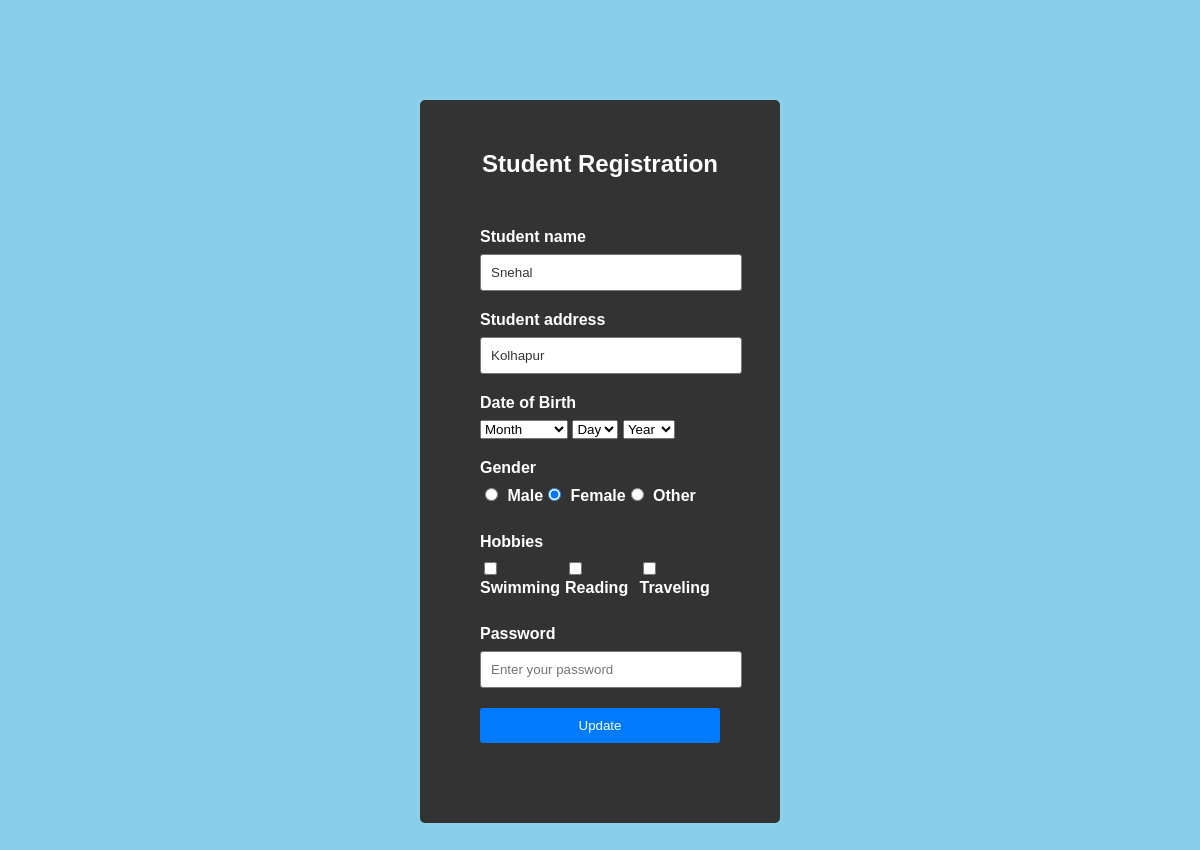
Page /edit_registration.php?action=edit_registration&student_id=4 on the committed database.
### tables this page shows
CREATE TABLE `student` (
  `student_id` int(11) NOT NULL,
  `student_name` varchar(255) NOT NULL,
  `student_address` varchar(255) NOT NULL,
  `dob` varchar(100) NOT NULL,
  `hobbies` varchar(255) NOT NULL,
  `gender` varchar(255) NOT NULL,
  `add_date` datetime DEFAULT NULL,
  `update_date` datetime DEFAULT NULL,
  `password` varchar(50) NOT NULL,
  `status` int(11) NOT NULL
);

### edit_registration.php (the view, shortened to what this page needs)
 <?php
	include('config/config.php');
	$sql = " SELECT * from student WHERE student_id='".$_GET['student_id']."'";
	$result = $conn->query($sql);
	$row = mysqli_fetch_assoc($result);
	$hobbies_arr =  explode(',',$row['hobbies']);
?>
<!DOCTYPE html>
<html lang="en">
<head>
<link rel="stylesheet" href="main.css">
</head>
<body>
<section class="container">
<div class="login-container">
    <h2>Student Registration</h2>
    <div class="form-box">
        <form action="query.php" method="post">
            <div class="form-group">
                <label for="studentName">Student name</label>
                <input type="text" id="studentName" name="student_name" placeholder="Enter student name" required value="<?php echo $row['student_name'];?>">
            </div>
            <div class="form-group">
                <label for="studentAddress">Student address</label>
                <input type="text" id="studentAddress" name="student_address" placeholder="Enter student address" required value="<?php echo $row['student_address'];?>">
            </div>
            <div class="form-group">
                <label for="dob">Date of Birth</label>
                <div class="dob-select">
                    <select id="month" name="month" required>
                        <option value="">Month</option>
                    </select>
                    <select id="day" name="day" required>
                        <option value="">Day</option>
                    </select>
                    <select id="year" name="year" required>
                        <option value="">Year</option>
                    </select>
                </div>
            </div>
            <div class="form-group">
                <label for="Gender">Gender</label>
                <div class="radio-container">
                    <label><input type="radio" name="gender" value="male" <?php if($row['gender']=='male'){ echo 'checked="checked"'; }?>> Male</label>
                    <label><input type="radio" name="gender" value="female" <?php if($row['gender']=='female'){ echo 'checked="checked"'; }?>> Female</label>
                    <label><input type="radio" name="gender" value="Other" <?php if($row['gender']=='Other'){ echo 'checked="checked"'; }?>> Other</label>
                </div>
            </div>
			<div class="form-group">
                <label for="hobbies">Hobbies</label>
                <div class="checkbox-container">
                    <label><input type="checkbox" name="hobbies[]" <?php if(in_array('Swimming',$hobbies_arr)){ echo 'checked="checked"';}?> value="Swimming">Swimming</label>
                    <label><input type="checkbox" name="hobbies[]" <?php if(in_array('Reading',$hobbies_arr)){ echo 'checked="checked"';}?> value="Reading"> Reading</label>
                    <label><input type="checkbox" name="hobbies[]" <?php if(in_array('Traveling',$hobbies_arr)){ echo 'checked="checked"';}?> value="Traveling"> Traveling</label>
                </div>
            </div>
            <div class="form-group">
                <label for="password">Password</label>
                <input type="password" id="password" name="password" placeholder="Enter your password" >
            </div>
            <div class="form-group">
                <button type="submit">Update</button>
            </div>
        </form>
    </div>
</div>
</section>
</body>
</html>

### main.css (style rules this page uses)
body { font-family: Arial, sans-serif; background-color: #87CEEB; color: #777; }
.login-container { width: 300px; margin: 100px auto; padding: 30px; background-color: #333; border-radius: 5px; box-shadow: 0 0 10px rgba(255,255,255,0.1); }
h2 { text-align: center; color: #fff; }
.form-box { padding: 30px; border-radius: 5px; }
.form-group { margin-bottom: 20px; }
.form-group label { display: block; font-weight: bold; margin-bottom: 8px; color: #fff; }
.form-group input[type="text"], .form-group input[type="password"] { width: 100%; padding: 10px; border: 1px solid #777; border-radius: 3px; color: #333; }
.form-group button { width: 100%; padding: 10px; background-color: #007bff; color: #fff; border: none; border-radius: 3px; cursor: pointer; }
.checkbox-container { display: flex; }
.radio-container { display: flex; }
.radio-container input[type="radio"] { margin-right: 5px; }

### rows in the picture
student: student_name "Snehal", student_address "Kolhapur", gender "☐ Male", gender "☑ Female", gender "☐ Other"
